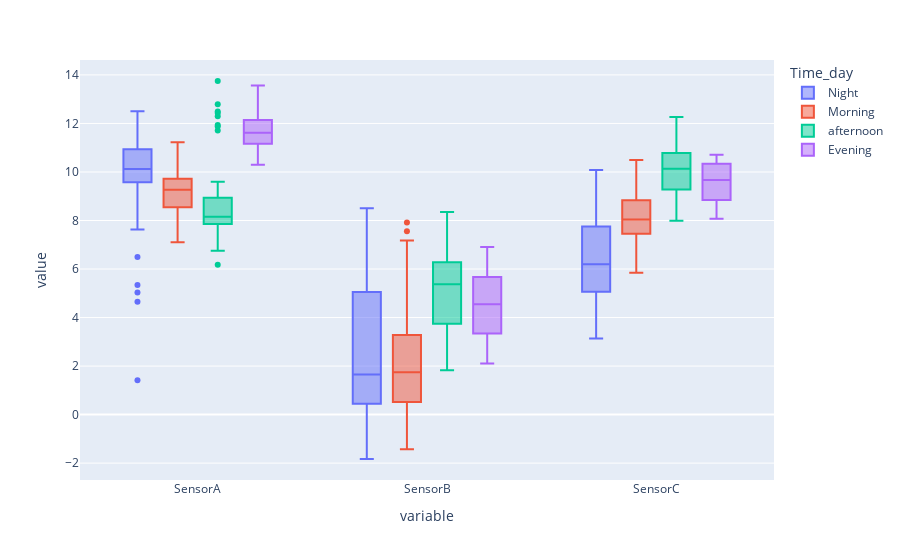

The cell this chart's notebook holds for it:
### Code cell
#plot
fig_time=px.box(df_res,color='Time_day')
fig_time.show()

### Figure 1 — Plotly figure (JSON) as saved in the notebook; plotly's stock layout.template omitted (floating-point values rounded to 4 significant figures; data arrays with more than 128 entries replaced by an {"elided": "..."} marker saying what was removed)
{"data": [{"alignmentgroup": "True", "hovertemplate": "Time_day=Night<br>variable=%{x}<br>value=%{y}<extra></extra>", "legendgroup": "Night", "marker": {"color": "#636efa"}, "name": "Night", "notched": false, "offsetgroup": "Night", "orientation": "v", "showlegend": true, "type": "box", "x": {"elided": "363 str values"}, "x0": " ", "xaxis": "x", "y": {"elided": "363 float values"}, "y0": " ", "yaxis": "y"}, {"alignmentgroup": "True", "hovertemplate": "Time_day=Morning<br>variable=%{x}<br>value=%{y}<extra></extra>", "legendgroup": "Morning", "marker": {"color": "#EF553B"}, "name": "Morning", "notched": false, "offsetgroup": "Morning", "orientation": "v", "showlegend": true, "type": "box", "x": {"elided": "216 str values"}, "x0": " ", "xaxis": "x", "y": {"elided": "216 float values"}, "y0": " ", "yaxis": "y"}, {"alignmentgroup": "True", "hovertemplate": "Time_day=afternoon<br>variable=%{x}<br>value=%{y}<extra></extra>", "legendgroup": "afternoon", "marker": {"color": "#00cc96"}, "name": "afternoon", "notched": false, "offsetgroup": "afternoon", "orientation": "v", "showlegend": true, "type": "box", "x": {"elided": "180 str values"}, "x0": " ", "xaxis": "x", "y": {"elided": "180 float values"}, "y0": " ", "yaxis": "y"}, {"alignmentgroup": "True", "hovertemplate": "Time_day=Evening<br>variable=%{x}<br>value=%{y}<extra></extra>", "legendgroup": "Evening", "marker": {"color": "#ab63fa"}, "name": "Evening", "notched": false, "offsetgroup": "Evening", "orientation": "v", "showlegend": true, "type": "box", "x": ["SensorA", "SensorA", "SensorA", "SensorA", "SensorA", "SensorA", "SensorA", "SensorA", "SensorA", "SensorA", "SensorA", "SensorA", "SensorA", "SensorA", "SensorA", "SensorA", "SensorA", "SensorA", "SensorA", "SensorA", "SensorA", "SensorA", "SensorA", "SensorA", "SensorA", "SensorA", "SensorA", "SensorA", "SensorA", "SensorA", "SensorA", "SensorA", "SensorA", "SensorA", "SensorA", "SensorA", "SensorB", "SensorB", "SensorB", "SensorB", "SensorB", "SensorB", "SensorB", "SensorB", "SensorB", "SensorB", "SensorB", "SensorB", "SensorB", "SensorB", "SensorB", "SensorB", "SensorB", "SensorB", "SensorB", "SensorB", "SensorB", "SensorB", "SensorB", "SensorB", "SensorB", "SensorB", "SensorB", "SensorB", "SensorB", "SensorB", "SensorB", "SensorB", "SensorB", "SensorB", "SensorB", "SensorB", "SensorC", "SensorC", "SensorC", "SensorC", "SensorC", "SensorC", "SensorC", "SensorC", "SensorC", "SensorC", "SensorC", "SensorC", "SensorC", "SensorC", "SensorC", "SensorC", "SensorC", "SensorC", "SensorC", "SensorC", "SensorC", "SensorC", "SensorC", "SensorC", "SensorC", "SensorC", "SensorC", "SensorC", "SensorC", "SensorC", "SensorC", "SensorC", "SensorC", "SensorC", "SensorC", "SensorC"], "x0": " ", "xaxis": "x", "y": [12.95, 12.46, 11.6, 12.98, 11.72, 12.23, 11.34, 11.26, 11.35, 11.93, 11.88, 11.63, 11.18, 11.75, 11.01, 11.84, 12.15, 11.18, 11.1, 10.44, 11.91, 11.52, 10.3, 13.56, 12.37, 11.44, 12.8, 11.15, 12.13, 10.79, 12.21, 11.98, 10.92, 11, 11.32, 10.81, 4.82, 4.55, 2.8, 5.68, 2.11, 5.67, 3.06, 4.24, 5.08, 2.7, 5.5, 2.95, 4.87, 3.83, 3.51, 5.9, 2.92, 5.62, 3.02, 4.55, 5.01, 3.18, 6.18, 3.17, 6.62, 4.42, 4.15, 6.29, 3.6, 5.95, 3.93, 6.4, 5.94, 5.13, 6.91, 3.63, 9.05, 9.82, 10.7, 9.34, 9.74, 10.71, 8.71, 9.7, 10.7, 9.42, 9.67, 10.51, 8.32, 10.24, 10.6, 8.82, 9.73, 10.51, 8.47, 9.28, 10.43, 8.85, 9.67, 9.82, 8.19, 8.85, 9.96, 8.35, 9.59, 10.54, 8.27, 9.21, 10.63, 8.07, 9.5, 9.91], "y0": " ", "yaxis": "y"}], "layout": {"boxmode": "group", "legend": {"title": {"text": "Time_day"}, "tracegroupgap": 0}, "margin": {"t": 60}, "xaxis": {"anchor": "y", "domain": [0, 1], "title": {"text": "variable"}}, "yaxis": {"anchor": "x", "domain": [0, 1], "title": {"text": "value"}}}}
